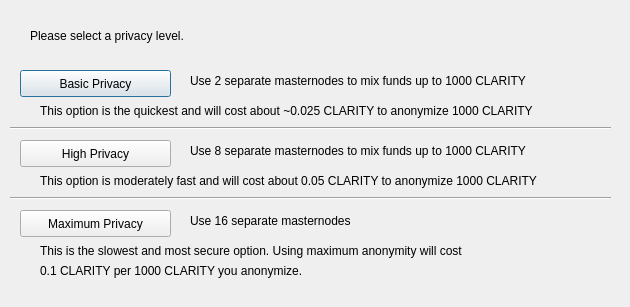
<?xml version="1.0" encoding="UTF-8"?>
<ui version="4.0">
 <class>DarksendConfig</class>
 <widget class="QDialog" name="DarksendConfig">
  <property name="geometry">
   <rect>
    <x>0</x>
    <y>0</y>
    <width>630</width>
    <height>307</height>
   </rect>
  </property>
  <property name="windowTitle">
   <string>Configure PrivateSend</string>
  </property>
  <widget class="QPushButton" name="buttonBasic">
   <property name="geometry">
    <rect>
     <x>20</x>
     <y>70</y>
     <width>151</width>
     <height>27</height>
    </rect>
   </property>
   <property name="text">
    <string>Basic Privacy</string>
   </property>
  </widget>
  <widget class="QPushButton" name="buttonHigh">
   <property name="geometry">
    <rect>
     <x>20</x>
     <y>140</y>
     <width>151</width>
     <height>27</height>
    </rect>
   </property>
   <property name="text">
    <string>High Privacy</string>
   </property>
  </widget>
  <widget class="QPushButton" name="buttonMax">
   <property name="geometry">
    <rect>
     <x>20</x>
     <y>210</y>
     <width>151</width>
     <height>27</height>
    </rect>
   </property>
   <property name="text">
    <string>Maximum Privacy</string>
   </property>
  </widget>
  <widget class="QLabel" name="label">
   <property name="geometry">
    <rect>
     <x>30</x>
     <y>20</y>
     <width>571</width>
     <height>31</height>
    </rect>
   </property>
   <property name="text">
    <string>Please select a privacy level.</string>
   </property>
  </widget>
  <widget class="QLabel" name="label_2">
   <property name="geometry">
    <rect>
     <x>190</x>
     <y>70</y>
     <width>421</width>
     <height>21</height>
    </rect>
   </property>
   <property name="text">
    <string>Use 2 separate masternodes to mix funds up to 1000 CLARITY</string>
   </property>
  </widget>
  <widget class="QLabel" name="label_3">
   <property name="geometry">
    <rect>
     <x>190</x>
     <y>140</y>
     <width>411</width>
     <height>21</height>
    </rect>
   </property>
   <property name="text">
    <string>Use 8 separate masternodes to mix funds up to 1000 CLARITY</string>
   </property>
  </widget>
  <widget class="QLabel" name="label_4">
   <property name="geometry">
    <rect>
     <x>190</x>
     <y>210</y>
     <width>421</width>
     <height>21</height>
    </rect>
   </property>
   <property name="text">
    <string>Use 16 separate masternodes</string>
   </property>
  </widget>
  <widget class="QLabel" name="label_6">
   <property name="geometry">
    <rect>
     <x>40</x>
     <y>100</y>
     <width>561</width>
     <height>21</height>
    </rect>
   </property>
   <property name="text">
    <string>This option is the quickest and will cost about ~0.025 CLARITY to anonymize 1000 CLARITY</string>
   </property>
  </widget>
  <widget class="QLabel" name="label_7">
   <property name="geometry">
    <rect>
     <x>40</x>
     <y>170</y>
     <width>561</width>
     <height>21</height>
    </rect>
   </property>
   <property name="text">
    <string>This option is moderately fast and will cost about 0.05 CLARITY to anonymize 1000 CLARITY</string>
   </property>
  </widget>
  <widget class="QLabel" name="label_8">
   <property name="geometry">
    <rect>
     <x>40</x>
     <y>240</y>
     <width>561</width>
     <height>21</height>
    </rect>
   </property>
   <property name="text">
    <string>This is the slowest and most secure option. Using maximum anonymity will cost</string>
   </property>
  </widget>
  <widget class="QLabel" name="label_9">
   <property name="geometry">
    <rect>
     <x>40</x>
     <y>260</y>
     <width>561</width>
     <height>21</height>
    </rect>
   </property>
   <property name="text">
    <string>0.1 CLARITY per 1000 CLARITY you anonymize.</string>
   </property>
  </widget>
  <widget class="Line" name="line">
   <property name="geometry">
    <rect>
     <x>10</x>
     <y>120</y>
     <width>601</width>
     <height>16</height>
    </rect>
   </property>
   <property name="orientation">
    <enum>Qt::Horizontal</enum>
   </property>
  </widget>
  <widget class="Line" name="line_2">
   <property name="geometry">
    <rect>
     <x>10</x>
     <y>190</y>
     <width>601</width>
     <height>16</height>
    </rect>
   </property>
   <property name="orientation">
    <enum>Qt::Horizontal</enum>
   </property>
  </widget>
 </widget>
 <resources/>
 <connections/>
</ui>
